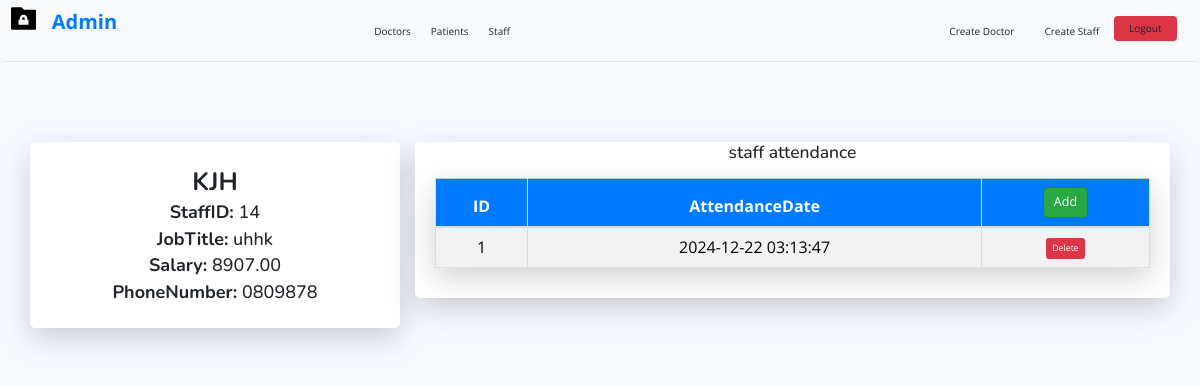
Page /admin/view_staff.php?id=14 (signed in) on the committed database.
### tables this page shows
CREATE TABLE `staff` (
  `StaffID` int(11) NOT NULL,
  `FullName` varchar(100) NOT NULL,
  `JobTitle` varchar(50) NOT NULL,
  `Salary` decimal(10,2) DEFAULT NULL,
  `PhoneNumber` varchar(15) DEFAULT NULL,
  `DepartmentID` int(11) DEFAULT NULL
);

CREATE TABLE `attendance` (
  `AttendanceID` int(11) NOT NULL,
  `StaffID` int(11) DEFAULT NULL,
  `AttendanceDate` timestamp NOT NULL DEFAULT current_timestamp() ON UPDATE current_timestamp()
);

### admin/view_staff.php (the view, shortened to what this page needs)
<?php
include "../share/head.php";
if (isset($_GET['id'])) {
    $id_staff = $_GET['id'];
    $select = "SELECT * FROM staff WHERE 	StaffID = $id_staff";
    $query = mysqli_query($connect, $select);
    $data = mysqli_fetch_assoc($query);
}
$counter = 1;
$select = "SELECT * FROM attendance WHERE 	StaffID = $id_staff";
$query = mysqli_query($connect, $select);
include "../share/header_admin.php";
?>
<main id="main" class="main">
    <section class="section profile">
        <div class="row justify-content-around">
            <div class="col-xl-4">
                <div class="card shadow-lg">
                    <div class="card-body profile-card pt-4 d-flex flex-column align-items-center">
                        <h1 class="text-uppercase mt-3"><b><?= $data['FullName']; ?></b></h1>
                        <h3><b> StaffID:</b> <?= $data['StaffID']; ?></h3>
                        <h3><b>JobTitle:</b> <?= $data['JobTitle']; ?></h3>
                        <h3><b>Salary:</b> <?= $data['Salary']; ?></h3>
                        <h3><b>PhoneNumber:</b> <?= $data['PhoneNumber']; ?></h3>
                    </div>
                </div>
            </div>
            <div class="col-xl-8">
                <div class="card shadow-lg">
                    <div class="card-body">
                        <h3 class="text-center mb-4">staff attendance</h3>
                        <table class="table table-bordered table-striped table-hover shadow-lg">
                            <thead class="table-light">
                                <tr>
                                    <th>ID</th>
                                    <th>AttendanceDate</th>
                                    <th><a href="./view_staff.php?add=<?= $data['StaffID'] ?>" class="btn btn-success btn-lg">Add</a></th>
                                </tr>
                            </thead>
                            <tbody>
                                <?php foreach ($query as $item): ?>
                                    <tr>
                                        <td><?= $counter++ ?></td>
                                        <td><?= $item['AttendanceDate'] ?></td>
                                        <td>
                                            <a href="./view_staff.php?delete=<?= $item['AttendanceID'] ?>" class="btn btn-danger btn-sm">Delete</a>
                                        </td>
                                    </tr>
                                <?php endforeach ?>
                            </tbody>
                        </table>
                    </div>
                </div>
            </div>
        </div>
    </section>
</main>
<?php
include "../share/footer.php";
?>

### assets/css/style.css (style rules this page uses)
.table { width: 100%; border-collapse: collapse; }
.table-bordered { border: 1px solid #ddd; }
.table th, .table td { text-align: center; padding: 12px; font-size: 16px; }
.table-striped tbody tr:nth-of-type(odd) { background-color: #f9f9f9; }
.table th { background-color: #007bff; color: white; }
.card { border-radius: 15px; box-shadow: 0 4px 8px rgba(0, 0, 0, 0.1); }
.btn-success { background-color: #28a745; }
.btn-danger { background-color: #dc3545; }
body { background-color: #f8f9fa; }
:root { scroll-behavior: smooth; }
body { font-family: "Open Sans", sans-serif; background: #f6f9ff; color: #444444; }
a { color: #4154f1; text-decoration: none; }
h1, h2, h3, h4, h5, h6 { font-family: "Nunito", sans-serif; }
#main { margin-top: 60px; padding: 20px 30px; transition: all 0.3s; }
.card { margin-bottom: 30px; border: none; border-radius: 5px; box-shadow: 0px 0 30px rgba(1, 41, 112, 0.1); }
.card-body { padding: 0 20px 20px 20px; }
@media (min-width: 1200px) { #main, #footer { margin-left: auto; } }
.profile .profile-card h3 { font-size: 18px; }

### rows in the picture
staff: FullName "KJH", StaffID "14", JobTitle "uhhk", Salary "8907.00", PhoneNumber "0809878"
attendance: AttendanceDate "2024-12-22 03:13:47"
